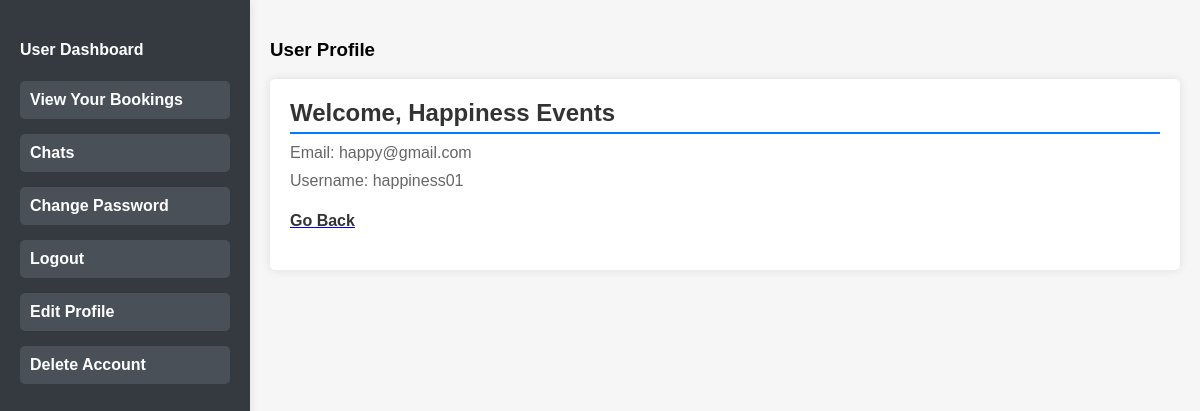
Screenshot of /u_profile/ (signed in) with the database file from the repository.
### event_app/models.py (models this page shows)
class User(AbstractUser):
    is_company = models.BooleanField(default=False)     # TICK OR NON_TICK
    is_customer = models.BooleanField(default=False)

### event_app/views.py (the view)
# urls.py: path('profile/', views.edit_company_profile, name='profile'),
def profile(request):
    user = request.user
    return render(request, 'event_export/profile.html', {'user': user})

### templates/event_export/profile.html (shortened to what this page needs)
<!DOCTYPE html>
<html lang="en">
<head>
</head>
<body>
    <div class="sidebar">
        <h4>User Dashboard</h4>
        <div class="menu">
            <div class="menu-item"><a href="{% url 'booking_history' %}">View Your Bookings</a></div>
            <div class="menu-item"><a href="{% url 'view_chats' %}" class="list-group-item">Chats</a></div>
            <div class="menu-item"><a href="{% url 'reset_password' %}">Change Password</a></div>
            <div class="menu-item"><a href="{% url 'logout' %}">Logout</a></div>
            <div class="menu-item"><a href="#">Edit Profile</a></div>
            <div class="menu-item"><a href="#">Delete Account</a></div>
        </div>
    </div>
    <div class="content">
        <h3>User Profile</h3>
        <div class="user-info">
            <h5>Welcome, {{ user.first_name }}</h5>
            <p>Email: {{ user.email }}</p>
                        <p>Username: {{ user.username }}</p>
       <div style="width:70px;"><a href="{% url 'index' %}"><h4>Go Back</h4></a></div>
        </div>
    </div>
</body>
</html>

### templates/event_export/profile.html (style rules this page uses)
body { font-family: Arial, sans-serif; margin: 0; padding: 0; display: flex; min-height: 100vh; background-color: #f6f6f6; }
.sidebar { width: 250px; background-color: #343a40; color: #fff; padding: 20px; box-sizing: border-box; box-shadow: 0 0 10px rgba(0, 0, 0, 0.1); }
.content { flex: 1; padding: 20px; box-sizing: border-box; }
.menu-item { margin-bottom: 15px; }
.menu-item a { display: block; padding: 10px; border-radius: 5px; background-color: #495057; text-decoration: none; color: #fff; font-weight: bold; transition: background-color 0.3s ease; }
.content h4 { margin-bottom: 20px; color: #333; }
.user-info { background-color: #fff; padding: 20px; border-radius: 5px; box-shadow: 0 0 10px rgba(0, 0, 0, 0.1); }
.user-info h5 { margin-top: 0; font-size: 24px; color: #333; margin-bottom: 10px; border-bottom: 2px solid #007bff; padding-bottom: 5px; }
.user-info p { margin: 10px 0; font-size: 16px; color: #666; }

### rows the page displays
User: first_name "Happiness Events", email "happy@gmail.com", username "happiness01"
